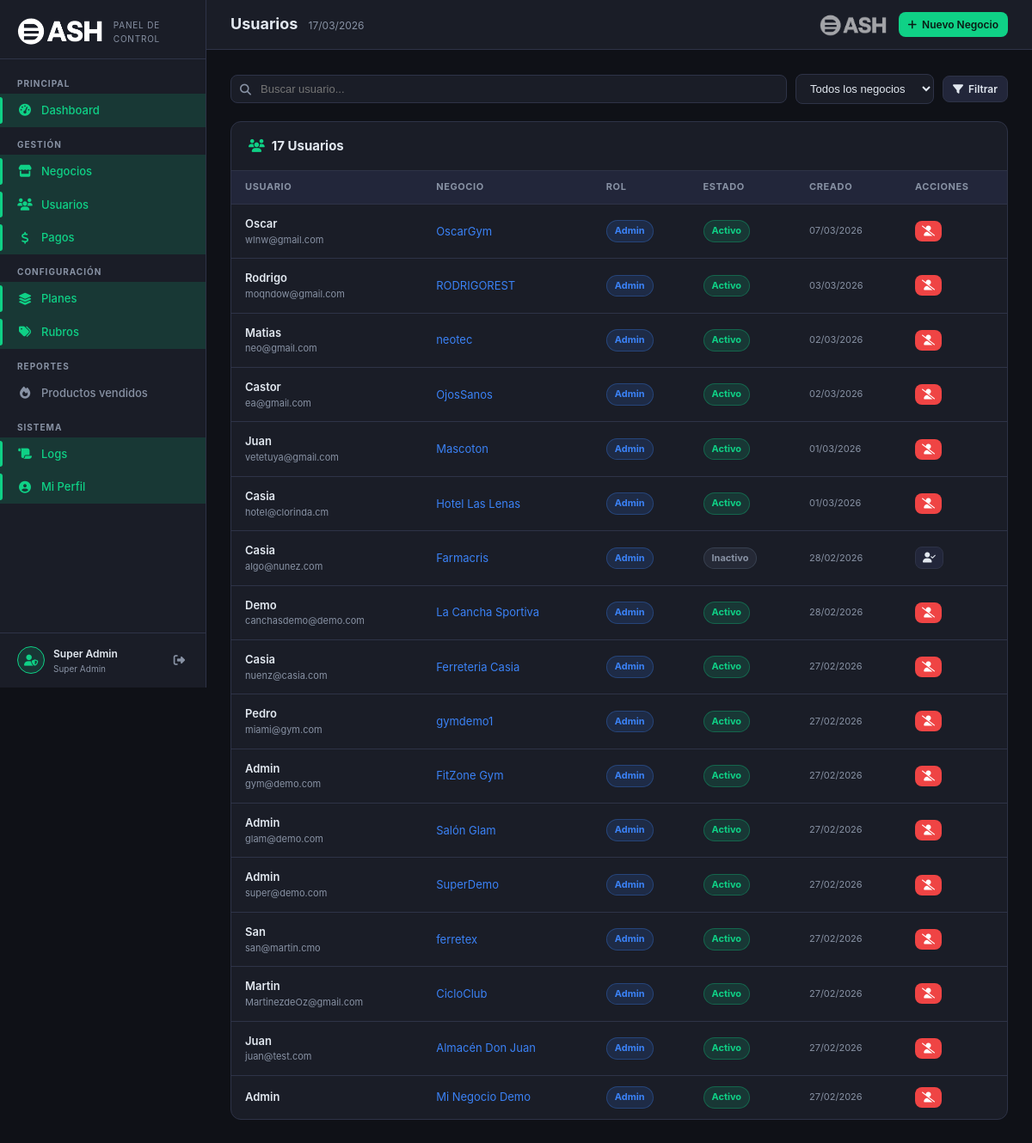
Before: /superadmin/usuarios/index.php (signed in) with the older database file.
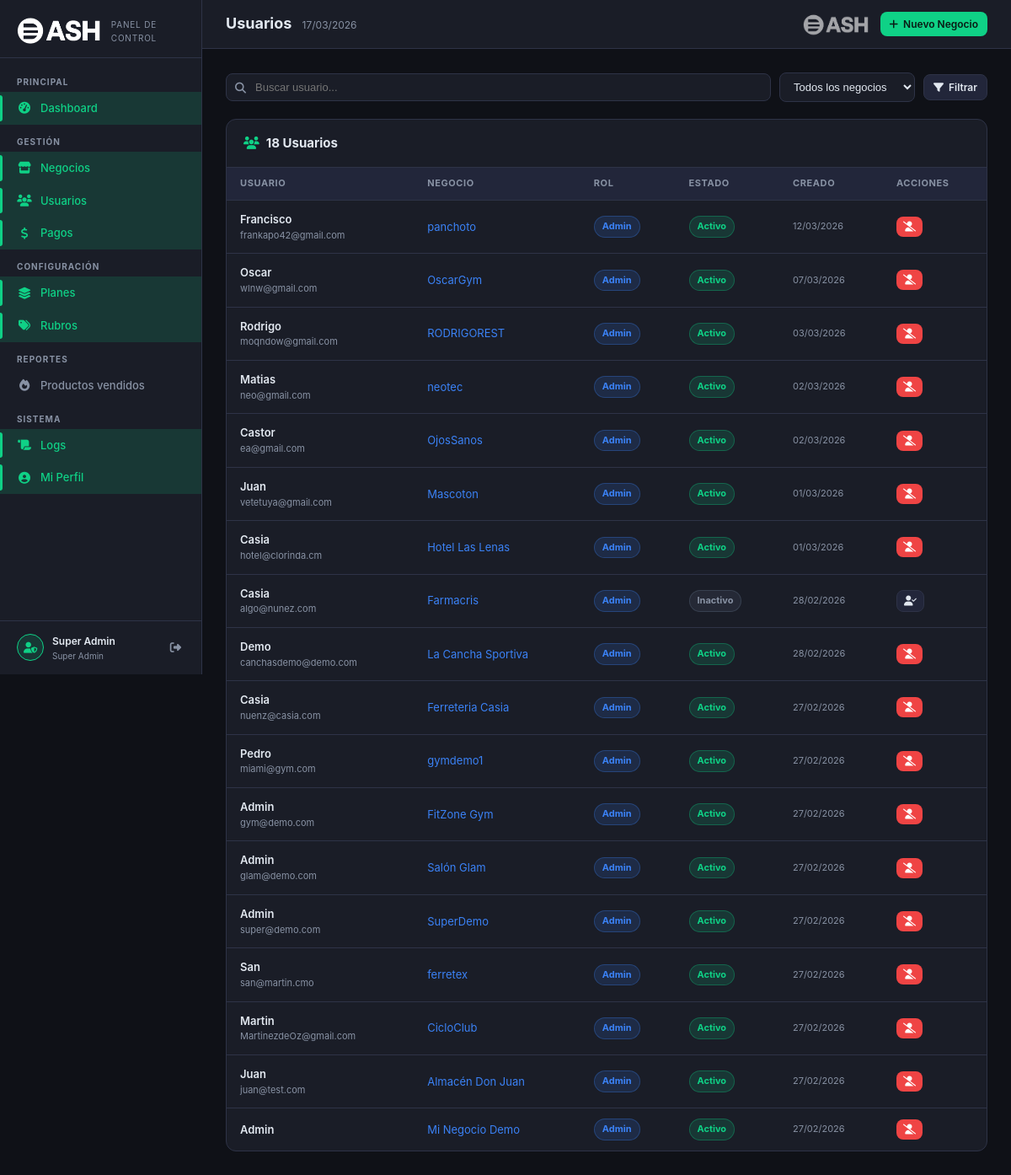
After: the same page with the newer database file.
### tables this page shows
CREATE TABLE `usuarios` (
  `id` int(11) NOT NULL,
  `negocio_id` int(11) NOT NULL,
  `nombre` varchar(255) NOT NULL,
  `apellido` varchar(255) NOT NULL,
  `usuario` varchar(50) NOT NULL,
  `email` varchar(255) DEFAULT NULL,
  `password` varchar(255) NOT NULL,
  `rol` enum('admin','empleado') DEFAULT 'empleado',
  `telefono` varchar(50) DEFAULT NULL,
  `foto` varchar(255) DEFAULT NULL,
  `activo` tinyint(1) DEFAULT 1,
  `ultimo_acceso` timestamp NULL DEFAULT NULL,
  `fecha_creacion` timestamp NOT NULL DEFAULT current_timestamp(),
  `fecha_actualizacion` timestamp NOT NULL DEFAULT current_timestamp() ON UPDATE current_timestamp()
);

CREATE TABLE `negocios` (
  `id` int(11) NOT NULL,
  `nombre` varchar(255) NOT NULL,
  `razon_social` varchar(255) DEFAULT NULL,
  `cuit` varchar(20) DEFAULT NULL,
  `condicion_iva` varchar(50) DEFAULT NULL,
  `rubro` varchar(100) DEFAULT NULL,
  `rubro_id` int(11) DEFAULT NULL,
  `direccion` text DEFAULT NULL,
  `ciudad` varchar(100) DEFAULT NULL,
  `provincia` varchar(100) DEFAULT NULL,
  `codigo_postal` varchar(10) DEFAULT NULL,
  `telefono` varchar(50) DEFAULT NULL,
  `email` varchar(255) DEFAULT NULL,
  `sitio_web` varchar(255) DEFAULT NULL,
  `instagram` varchar(100) DEFAULT NULL,
  `facebook` varchar(255) DEFAULT NULL,
  `whatsapp` varchar(50) DEFAULT NULL,
  `logo` varchar(255) DEFAULT NULL,
  `imagen_portada` varchar(255) DEFAULT NULL,
  `carta_token` varchar(64) DEFAULT NULL,
  `carta_activa` tinyint(1) NOT NULL DEFAULT 1,
  `mensaje_ticket` text DEFAULT NULL,
  `mostrar_logo_ticket` tinyint(1) DEFAULT 1,
  `mostrar_direccion_ticket` tinyint(1) DEFAULT 1,
  `mostrar_cuit_ticket` tinyint(1) DEFAULT 1,
  `horarios` longtext DEFAULT NULL CHECK (json_valid(`horarios`)),
  `activo` tinyint(1) DEFAULT 1,
  `plan_id` int(11) DEFAULT 1,
  `fecha_vencimiento` date DEFAULT NULL,
  `bloqueado` tinyint(1) NOT NULL DEFAULT 0,
  `bloqueado_motivo` varchar(255) DEFAULT NULL,
  `notas_admin` text DEFAULT NULL,
  `estado_suscripcion` enum('activa','vencida','cancelada','trial') DEFAULT 'trial',
  `trial_hasta` date DEFAULT NULL,
  `fecha_registro` timestamp NOT NULL DEFAULT current_timestamp(),
  `fecha_alta` date DEFAULT NULL,
  `fecha_actualizacion` timestamp NOT NULL DEFAULT current_timestamp() ON UPDATE current_timestamp()
);

### superadmin/usuarios/index.php (the view, shortened to what this page needs)
<?php
$db    = sa_db();
$page  = max(1, intval($_GET['page'] ?? 1));
$perPage = 25;
$buscar = trim($_GET['q'] ?? '');
$where  = ['1=1'];
$params = [];
$whereStr = implode(' AND ', $where);
$total   = $db->prepare("SELECT COUNT(*) FROM usuarios u WHERE $whereStr");
$total->execute($params);
$total   = $total->fetchColumn();
$offset  = ($page-1) * $perPage;
$stmt = $db->prepare("
    SELECT u.id, u.nombre, u.email, u.rol, u.activo, u.fecha_creacion as created_at,
           n.nombre as negocio_nombre, n.id as negocio_id
    FROM usuarios u
    LEFT JOIN negocios n ON n.id = u.negocio_id
    WHERE $whereStr
    ORDER BY u.fecha_creacion DESC
    LIMIT $perPage OFFSET $offset
");
$stmt->execute($params);
$usuarios = $stmt->fetchAll();
require_once dirname(__DIR__) . '/_layout.php';
sa_layout_start('Usuarios', 'usuarios');
?>
<div class="sa-filter-bar">
    <div class="sa-search">
        <input type="text" id="searchQ" placeholder="Buscar usuario..." value="<?= htmlspecialchars($buscar) ?>"
               onkeydown="if(event.key==='Enter')applyF()">
    </div>
    <select class="sa-filter-select" id="negocioF" onchange="applyF()">
        <option value="0">Todos los negocios</option>
    </select>
    <a href="#" onclick="applyF()" class="sa-btn secondary sm"><i class="fas fa-filter"></i> Filtrar</a>
</div>
<div class="sa-panel">
    <div class="sa-panel-header">
        <h3><i class="fas fa-users" style="color:var(--sa-primary);margin-right:8px"></i><?= number_format($total) ?> Usuarios</h3>
    </div>
    <div class="sa-table-wrap">
        <table class="sa-table">
            <thead>
                <tr><th>Usuario</th><th>Negocio</th><th>Rol</th><th>Estado</th><th>Creado</th><th>Acciones</th></tr>
            </thead>
            <tbody>
            <?php if (empty($usuarios)): ?>
            <tr><td colspan="6"><div class="sa-empty"><i class="fas fa-user"></i><p>Sin usuarios</p></div></td></tr>
            <?php else: ?>
            <?php foreach ($usuarios as $u): ?>
            <tr>
                <td>
                    <div style="font-weight:600"><?= htmlspecialchars($u['nombre']) ?></div>
                    <div style="font-size:11px;color:var(--sa-muted)"><?= htmlspecialchars($u['email']) ?></div>
                </td>
                <td>
                    <a href="../negocios/edit.php?id=<?= $u['negocio_id'] ?>" style="color:var(--sa-info);font-size:13px">
                        <?= htmlspecialchars($u['negocio_nombre'] ?? '—') ?>
                    </a>
                </td>
                <td><span class="sa-pill <?= $u['rol']==='admin'?'blue':'gray' ?>"><?= $u['rol'] === 'admin' ? 'Admin' : 'Empleado' ?></span></td>
                <td><span class="sa-pill <?= $u['activo']?'green':'gray' ?>"><?= $u['activo'] ? 'Activo' : 'Inactivo' ?></span></td>
                <td style="font-size:11px;color:var(--sa-muted)"><?= date('d/m/Y', strtotime($u['created_at'])) ?></td>
                <td>
                    <button class="sa-btn <?= $u['activo']?'danger':'secondary' ?> sm icon-only"
                            title="<?= $u['activo']?'Desactivar':'Activar' ?>"
                            onclick="toggleUser(<?= $u['id'] ?>, <?= $u['activo']?0:1 ?>)">
                        <i class="fas <?= $u['activo']?'fa-user-slash':'fa-user-check' ?>"></i>
                    </button>
                </td>
            </tr>
            <?php endforeach; ?>
            <?php endif; ?>
            </tbody>
        </table>
    </div>
</div>
<?php sa_layout_end(); ?>

### superadmin/_layout.php (shortened to what this page needs)
<?php
function sa_layout_start(string $title, string $activeKey = '') {
    $adminName = $_SESSION['sa_nombre'] ?? 'Super Admin';
?>
<!DOCTYPE html>
<html lang="es">
<head>
    <link rel="stylesheet" href="https://cdnjs.cloudflare.com/ajax/libs/font-awesome/6.4.0/css/all.min.css">
    <link rel="stylesheet" href="<?= sa_asset('sa.css') ?>">
</head>
<body>
<div class="sa-wrapper">
<aside class="sa-sidebar">
    <div class="sa-sidebar-logo">
        <img src="<?= sa_asset('dashlogo.png') ?>" alt="DASH" style="height:36px;width:auto;object-fit:contain;filter:brightness(0) invert(1);">
        <div>
            <div class="logo-sub" style="margin-top:2px">Panel de Control</div>
        </div>
    </div>
    <nav class="sa-nav">
        <div class="sa-nav-section">
            <div class="sa-nav-title">Principal</div>
            <a href="<?= sa_url('index.php') ?>" class="sa-nav-item <?= $activeKey==='dashboard'?'active':'' ?>">
                <i class="fas fa-gauge-high"></i><span>Dashboard</span>
            </a>
        </div>
        <div class="sa-nav-section">
            <div class="sa-nav-title">Gestión</div>
            <a href="<?= sa_url('negocios/index.php') ?>" class="sa-nav-item <?= $activeKey==='negocios'?'active':'' ?>">
                <i class="fas fa-store"></i><span>Negocios</span>
            </a>
            <a href="<?= sa_url('usuarios/index.php') ?>" class="sa-nav-item <?= $activeKey==='usuarios'?'active':'' ?>">
                <i class="fas fa-users"></i><span>Usuarios</span>
            </a>
            <a href="<?= sa_url('pagos/index.php') ?>" class="sa-nav-item <?= $activeKey==='pagos'?'active':'' ?>">
                <i class="fas fa-dollar-sign"></i><span>Pagos</span>
            </a>
        </div>
        <div class="sa-nav-section">
            <div class="sa-nav-title">Configuración</div>
            <a href="<?= sa_url('planes/index.php') ?>" class="sa-nav-item <?= $activeKey==='planes'?'active':'' ?>">
                <i class="fas fa-layer-group"></i><span>Planes</span>
            </a>
            <a href="<?= sa_url('rubros/index.php') ?>" class="sa-nav-item <?= $activeKey==='rubros'?'active':'' ?>">
                <i class="fas fa-tags"></i><span>Rubros</span>
            </a>
        </div>
        <div class="sa-nav-section">
            <div class="sa-nav-title">Reportes</div>
            <a href="<?= sa_url('reportes/productos.php') ?>" class="sa-nav-item <?= $activeKey==='reportes_productos'?'active':'' ?>">
                <i class="fas fa-fire"></i><span>Productos vendidos</span>
            </a>
        </div>
        <div class="sa-nav-section">
            <div class="sa-nav-title">Sistema</div>
            <a href="<?= sa_url('logs/index.php') ?>" class="sa-nav-item <?= $activeKey==='logs'?'active':'' ?>">
                <i class="fas fa-scroll"></i><span>Logs</span>
            </a>
            <a href="<?= sa_url('perfil/index.php') ?>" class="sa-nav-item <?= $activeKey==='perfil'?'active':'' ?>">
                <i class="fas fa-user-circle"></i><span>Mi Perfil</span>
            </a>
        </div>
    </nav>
    <div class="sa-sidebar-footer">
        <div class="sa-admin-chip">
            <div class="sa-admin-avatar"><i class="fas fa-user-shield"></i></div>
            <div class="sa-admin-info">
                <div class="name"><?= htmlspecialchars($adminName) ?></div>
                <div class="role">Super Admin</div>
            </div>
            <button class="sa-logout-btn" onclick="location.href='<?= sa_url('logout.php') ?>'" title="Cerrar sesión">
                <i class="fas fa-right-from-bracket"></i>
            </button>
        </div>
    </div>
</aside>
<main class="sa-main">
    <div class="sa-topbar">
        <div class="sa-flex sa-gap">
            <div class="sa-topbar-title">
                <?= htmlspecialchars($title) ?>
                <small><?= date('d/m/Y') ?></small>
            </div>
        </div>
        <div class="sa-topbar-actions">
            <img src="<?= sa_asset('dashlogo.png') ?>" alt="DASH" style="height:28px;width:auto;object-fit:contain;filter:brightness(0) invert(1);opacity:.6">
            <a href="<?= sa_url('negocios/nuevo.php') ?>" class="sa-btn primary sm">
                <i class="fas fa-plus"></i> Nuevo Negocio
            </a>
        </div>
    </div>
    <div class="sa-content">
<?php
}
function sa_layout_end() {
?>
    </div>
</main>
</div>
</body>
</html>
<?php
}
function sa_url(string $path): string {
    $depth = substr_count(str_replace('\\','/', dirname($_SERVER['SCRIPT_NAME'])), '/superadmin/');
    $script = str_replace('\\','/', $_SERVER['SCRIPT_NAME']);
    $saPos  = strpos($script, '/superadmin/');
    if ($saPos !== false) {
        $subPath = substr($script, $saPos + strlen('/superadmin/'));
        $levels  = substr_count(dirname($subPath), '/') + (dirname($subPath) === '.' ? 0 : 1);
        $up      = str_repeat('../', $levels);
        return $up . $path;
    }
    return $path;
}
function sa_asset(string $file): string {
    return sa_url("assets/{$file}");
}

Changed rows visible on the page:
added usuarios: nombre "Francisco", email "frankapo42@gmail.com", negocio.nombre "panchoto", rol "Admin", activo "Activo", fecha_creacion "12/03/2026"
Other visible differences:
$total: "17" → "18"
